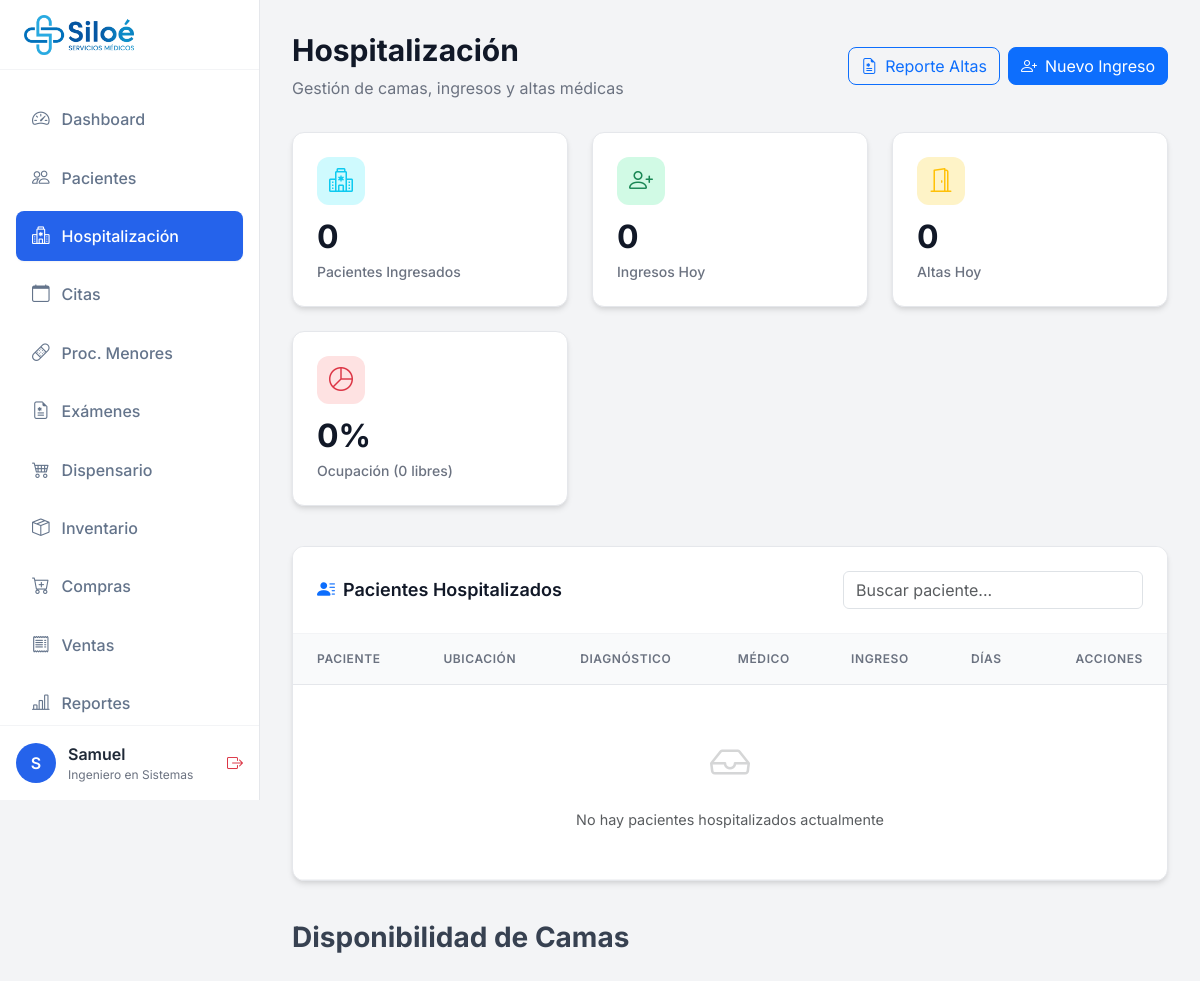
Before: /php/hospitalization/index.php (signed in) with the older database file.
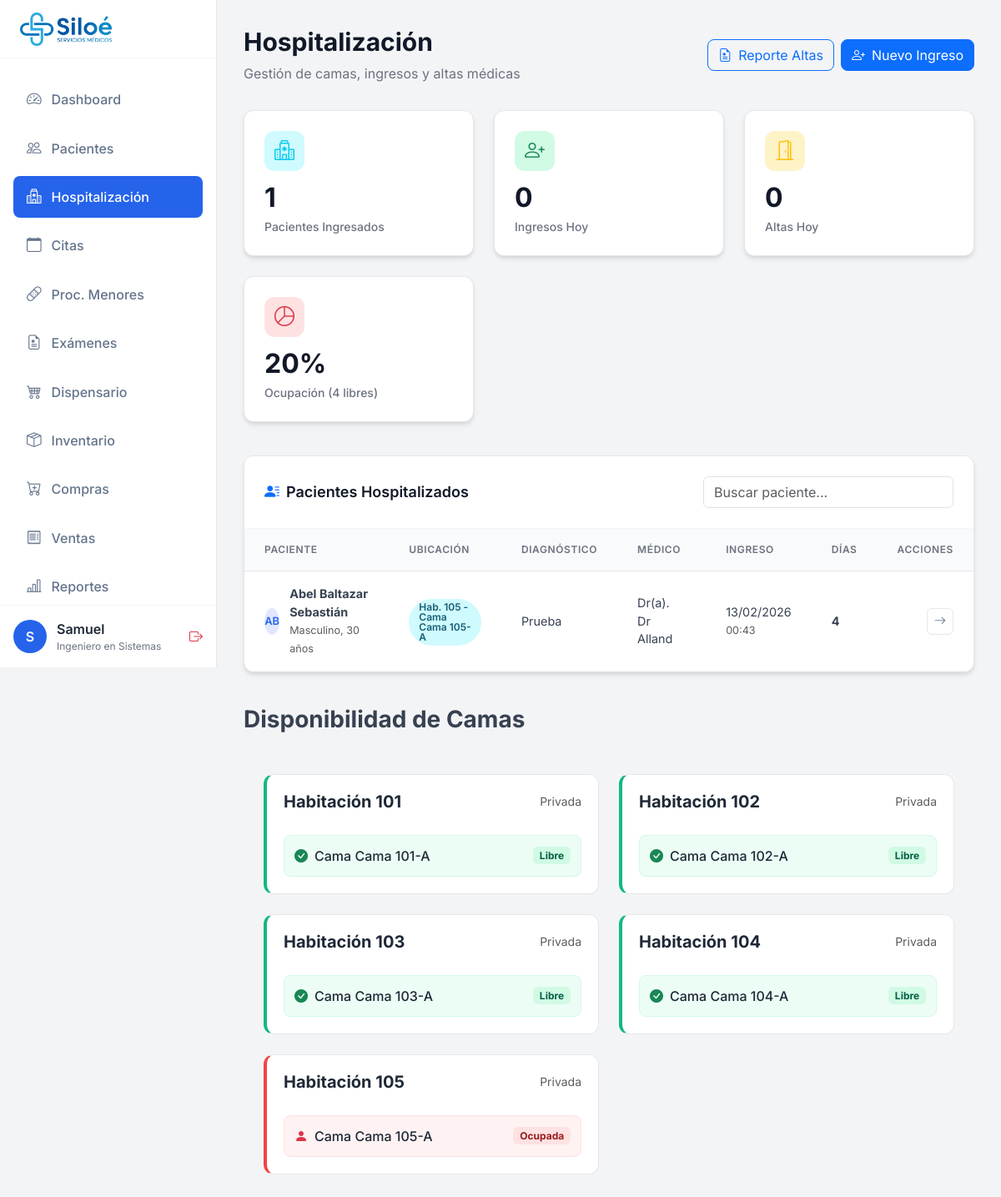
After: the same page with the newer database file.
### tables this page shows
CREATE TABLE `encamamientos` (
  `id_encamamiento` int NOT NULL,
  `id_paciente` int NOT NULL,
  `id_cama` int NOT NULL,
  `id_doctor` int DEFAULT NULL,
  `fecha_ingreso` datetime NOT NULL DEFAULT CURRENT_TIMESTAMP,
  `fecha_alta` datetime DEFAULT NULL,
  `motivo_ingreso` text,
  `diagnostico_ingreso` text,
  `tipo_ingreso` varchar(50) DEFAULT 'Normal',
  `notas_ingreso` text,
  `estado` enum('Activo','Alta_Medica','Alta_Administrativa','Cancelado') DEFAULT 'Activo',
  `created_by` int DEFAULT NULL,
  `created_at` timestamp NULL DEFAULT CURRENT_TIMESTAMP
);

CREATE TABLE `pacientes` (
  `id_paciente` int NOT NULL,
  `nombre` varchar(100) NOT NULL,
  `apellido` varchar(100) NOT NULL,
  `fecha_nacimiento` date NOT NULL,
  `genero` enum('Masculino','Femenino') NOT NULL,
  `direccion` varchar(255) DEFAULT NULL,
  `telefono` varchar(15) DEFAULT NULL,
  `correo` varchar(100) DEFAULT NULL,
  `fecha_registro` timestamp NULL DEFAULT CURRENT_TIMESTAMP
);

CREATE TABLE `habitaciones` (
  `id_habitacion` int NOT NULL,
  `numero_habitacion` varchar(50) NOT NULL,
  `tipo_habitacion` varchar(50) DEFAULT 'Estándar',
  `piso` varchar(50) DEFAULT '1',
  `tarifa_por_noche` decimal(10,2) NOT NULL DEFAULT '0.00',
  `capacidad_maxima` int DEFAULT '1',
  `estado` enum('Disponible','Ocupada','Mantenimiento') DEFAULT 'Disponible',
  `descripcion` text
);

CREATE TABLE `camas` (
  `id_cama` int NOT NULL,
  `numero_cama` varchar(50) NOT NULL,
  `id_habitacion` int NOT NULL,
  `estado` enum('Disponible','Ocupada','Mantenimiento') DEFAULT 'Disponible',
  `descripcion` text
);

CREATE TABLE `usuarios` (
  `idUsuario` int NOT NULL,
  `usuario` varchar(255) NOT NULL,
  `password` varchar(255) NOT NULL,
  `nombre` varchar(255) NOT NULL,
  `apellido` varchar(255) NOT NULL,
  `especialidad` varchar(255) DEFAULT NULL,
  `tipoUsuario` enum('admin','doc','user','') NOT NULL,
  `clinica` varchar(255) NOT NULL,
  `telefono` varchar(255) NOT NULL,
  `email` varchar(255) NOT NULL
);

### php/hospitalization/index.php (the view, shortened to what the rows shown need)
<?php
require_once '../../config/database.php';
try {
    $database = new Database();
    $conn = $database->getConnection();
    $stmt_rooms = $conn->query("
        SELECT
            h.id_habitacion,
            h.numero_habitacion,
            h.tipo_habitacion,
            h.piso,
            h.tarifa_por_noche,
            h.capacidad_maxima,
            COUNT(c.id_cama) as total_camas,
            SUM(CASE WHEN c.estado = 'Ocupada' THEN 1 ELSE 0 END) as camas_ocupadas,
            h.estado as estado_habitacion
        FROM habitaciones h
        LEFT JOIN camas c ON h.id_habitacion = c.id_habitacion
        GROUP BY h.id_habitacion
        ORDER BY h.piso, h.numero_habitacion
    ");
    $habitaciones = $stmt_rooms->fetchAll(PDO::FETCH_ASSOC);
    $stmt_patients = $conn->query("
        SELECT
            e.id_encamamiento,
            e.id_paciente,
            e.fecha_ingreso,
            e.diagnostico_ingreso,
            e.tipo_ingreso,
            pac.nombre as nombre_paciente,
            pac.apellido as apellido_paciente,
            pac.fecha_nacimiento,
            pac.genero,
            hab.numero_habitacion,
            hab.tipo_habitacion,
            c.numero_cama,
            u.nombre as nombre_doctor,
            u.apellido as apellido_doctor,
            DATEDIFF(CURDATE(), DATE(e.fecha_ingreso)) as dias_hospitalizado,
            (SELECT COUNT(*) FROM signos_vitales WHERE id_encamamiento = e.id_encamamiento AND DATE(fecha_registro) = CURDATE()) as signos_hoy
        FROM encamamientos e
        INNER JOIN pacientes pac ON e.id_paciente = pac.id_paciente
        INNER JOIN camas c ON e.id_cama = c.id_cama
        INNER JOIN habitaciones hab ON c.id_habitacion = hab.id_habitacion
        LEFT JOIN usuarios u ON e.id_doctor = u.idUsuario
        WHERE e.estado = 'Activo'
        ORDER BY e.fecha_ingreso DESC
    ");
    $pacientes_hospitalizados = $stmt_patients->fetchAll(PDO::FETCH_ASSOC);
} catch (Exception $e) {
    die("Error: " . $e->getMessage());
}
?>
<!DOCTYPE html>
<html lang="es">
<head>
    <link rel="stylesheet" href="https://cdn.jsdelivr.net/npm/bootstrap-icons@1.10.0/font/bootstrap-icons.css">
    <link href="https://cdn.jsdelivr.net/npm/bootstrap@5.3.0/dist/css/bootstrap.min.css" rel="stylesheet">
</head>
<body>
    <div class="main-content">
        <div class="page-header">
            <div>
                <h1 class="page-title">Hospitalización</h1>
            </div>
        </div>
        <div class="content-card">
            <div class="card-header">
                <h2 class="card-title">
                    <i class="bi bi-person-lines-fill text-primary"></i>
                    Pacientes Hospitalizados
                </h2>
            </div>
            <div class="table-responsive">
                <table class="custom-table" id="patientsTable">
                    <thead>
                        <tr>
                            <th>Paciente</th>
                            <th>Ubicación</th>
                            <th>Diagnóstico</th>
                            <th>Médico</th>
                            <th>Ingreso</th>
                            <th>Días</th>
                            <th class="text-end">Acciones</th>
                        </tr>
                    </thead>
                    <tbody>
                        <?php if (count($pacientes_hospitalizados) > 0): ?>
                            <?php foreach ($pacientes_hospitalizados as $pac): ?>
                                <tr>
                                    <td>
                                        <div class="d-flex align-items-center">
                                            <div class="user-avatar"
                                                style="width: 32px; height: 32px; font-size: 0.8rem; margin-right: 12px; background: #e0e7ff; color: var(--primary-color);">
                                                <?php echo strtoupper(substr($pac['nombre_paciente'], 0, 1) . substr($pac['apellido_paciente'], 0, 1)); ?>
                                            </div>
                                            <div>
                                                <div class="fw-bold">
                                                    <?php echo htmlspecialchars($pac['nombre_paciente'] . ' ' . $pac['apellido_paciente']); ?>
                                                </div>
                                                <small class="text-muted"><?php echo htmlspecialchars($pac['genero']); ?>,
                                                    <?php echo date_diff(date_create($pac['fecha_nacimiento']), date_create('today'))->y; ?>
                                                    años</small>
                                            </div>
                                        </div>
                                    </td>
                                    <td>
                                        <div class="status-badge bg-info-light">
                                            Hab. <?php echo htmlspecialchars($pac['numero_habitacion']); ?> - Cama
                                            <?php echo htmlspecialchars($pac['numero_cama']); ?>
                                        </div>
                                    </td>
                                    <td><?php echo htmlspecialchars($pac['diagnostico_ingreso']); ?></td>
                                    <td>Dr(a). <?php echo htmlspecialchars($pac['nombre_doctor']); ?></td>
                                    <td>
                                        <div><?php echo date('d/m/Y', strtotime($pac['fecha_ingreso'])); ?></div>
                                        <small
                                            class="text-muted"><?php echo date('H:i', strtotime($pac['fecha_ingreso'])); ?></small>
                                    </td>
                                    <td class="fw-bold"><?php echo $pac['dias_hospitalizado']; ?></td>
                                    <td class="text-end">
                                        <button class="action-btn"
                                            onclick="viewPatientDetails(<?php echo $pac['id_encamamiento']; ?>)"
                                            title="Ver Detalles">
                                            <i class="bi bi-arrow-right"></i>
                                        </button>
                                    </td>
                                </tr>
                            <?php endforeach; ?>
                        <?php endif; ?>
                    </tbody>
                </table>
            </div>
        </div>
        <div class="bed-grid">
            <?php foreach ($habitaciones as $hab):
                ?>
                <div class="room-card"
                    style="border-left: 4px solid <?php echo ($hab['camas_ocupadas'] >= $hab['total_camas']) ? '#ef4444' : '#10b981'; ?>">
                    <div class="d-flex justify-content-between align-items-center mb-3">
                        <h5 class="fw-bold mb-0">Habitación <?php echo htmlspecialchars($hab['numero_habitacion']); ?></h5>
                        <small class="text-muted"><?php echo htmlspecialchars($hab['tipo_habitacion']); ?></small>
                    </div>
                    <div class="d-flex flex-column gap-2">
                        <?php
                        $stmt_beds = $conn->prepare("SELECT numero_cama, estado FROM camas WHERE id_habitacion = ? ORDER BY numero_cama");
                        $stmt_beds->execute([$hab['id_habitacion']]);
                        $beds = $stmt_beds->fetchAll(PDO::FETCH_ASSOC);
                        foreach ($beds as $bed):
                            $is_occupied = strtolower($bed['estado']) === 'ocupada';
                            $bed_class = $is_occupied ? 'occupied' : 'free';
                            $icon_class = $is_occupied ? 'bi-person-fill text-danger' : 'bi-check-circle-fill text-success';
                            ?>
                            <div class="bed-item <?php echo $bed_class; ?>">
                                <i class="<?php echo $icon_class; ?> me-2"></i>
                                <span class="fw-medium">Cama <?php echo htmlspecialchars($bed['numero_cama']); ?></span>
                                <span
                                    class="ms-auto text-xs badge <?php echo $is_occupied ? 'bg-danger-light' : 'bg-success-light'; ?>">
                                    <?php echo $is_occupied ? 'Ocupada' : 'Libre'; ?>
                                </span>
                            </div>
                        <?php endforeach; ?>
                    </div>
                </div>
            <?php endforeach; ?>
        </div>
    </div>
</body>
</html>

Changed rows visible on the page:
added encamamientos: id_paciente.apellido "AB", id_paciente.apellido "Abel Baltazar Sebastián", id_paciente.genero "Masculino", id_paciente.fecha_nacimiento "30", habitaciones.numero_habitacion "105", id_cama.numero_cama "Cama 105-A", diagnostico_ingreso "Prueba", id_doctor.nombre "Dr Alland", fecha_ingreso "13/02/2026", fecha_ingreso "00:43", dias_hospitalizado "4"
added habitaciones: numero_habitacion "101", tipo_habitacion "Privada"
added camas: numero_cama "Cama 101-A", estado "Libre", shown under "101"
added habitaciones: numero_habitacion "102", tipo_habitacion "Privada"
added camas: numero_cama "Cama 102-A", estado "Libre", shown under "102"
added habitaciones: numero_habitacion "103", tipo_habitacion "Privada"
added camas: numero_cama "Cama 103-A", estado "Libre", shown under "103"
added habitaciones: numero_habitacion "104", tipo_habitacion "Privada"
added camas: numero_cama "Cama 104-A", estado "Libre", shown under "104"
added habitaciones: numero_habitacion "105", tipo_habitacion "Privada"
added camas: numero_cama "Cama 105-A", estado "Ocupada", shown under "105"
Other visible differences:
$pacientes_activos: "0" → "1"
$porcentaje_ocupacion: "0" → "20"
$camas_disponibles: "0" → "4"
text no longer shown: "No hay pacientes hospitalizados actualmente"
